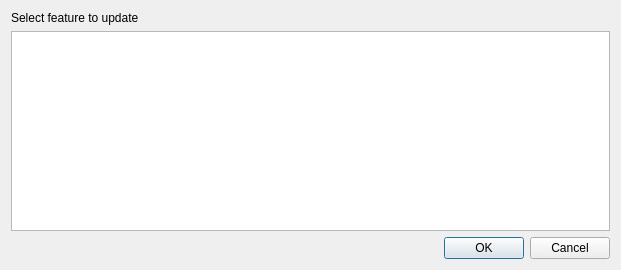
<?xml version="1.0" encoding="UTF-8"?>
<ui version="4.0">
 <class>DelAddressDialog</class>
 <widget class="QDialog" name="DelAddressDialog">
  <property name="geometry">
   <rect>
    <x>0</x>
    <y>0</y>
    <width>621</width>
    <height>270</height>
   </rect>
  </property>
  <property name="windowTitle">
   <string>Select feature to update</string>
  </property>
  <layout class="QVBoxLayout" name="verticalLayout_2">
   <item>
    <widget class="QLabel" name="label_2">
     <property name="text">
      <string>Select feature to update</string>
     </property>
    </widget>
   </item>
   <item>
    <widget class="DictionaryListView" name="uSadListView">
     <property name="selectionMode">
      <enum>QAbstractItemView::SingleSelection</enum>
     </property>
    </widget>
   </item>
   <item>
    <widget class="QDialogButtonBox" name="buttonBox">
     <property name="orientation">
      <enum>Qt::Horizontal</enum>
     </property>
     <property name="standardButtons">
      <set>QDialogButtonBox::Cancel|QDialogButtonBox::Ok</set>
     </property>
    </widget>
   </item>
  </layout>
 </widget>
 <customwidgets>
  <customwidget>
   <class>DictionaryListView</class>
   <extends>QTableView</extends>
   <header>AimsUI.AimsClient.Gui.DictionaryList</header>
  </customwidget>
 </customwidgets>
 <resources/>
 <connections>
  <connection>
   <sender>buttonBox</sender>
   <signal>accepted()</signal>
   <receiver>DelAddressDialog</receiver>
   <slot>accept()</slot>
   <hints>
    <hint type="sourcelabel">
     <x>248</x>
     <y>254</y>
    </hint>
    <hint type="destinationlabel">
     <x>157</x>
     <y>274</y>
    </hint>
   </hints>
  </connection>
  <connection>
   <sender>buttonBox</sender>
   <signal>rejected()</signal>
   <receiver>DelAddressDialog</receiver>
   <slot>reject()</slot>
   <hints>
    <hint type="sourcelabel">
     <x>316</x>
     <y>260</y>
    </hint>
    <hint type="destinationlabel">
     <x>286</x>
     <y>274</y>
    </hint>
   </hints>
  </connection>
 </connections>
</ui>
